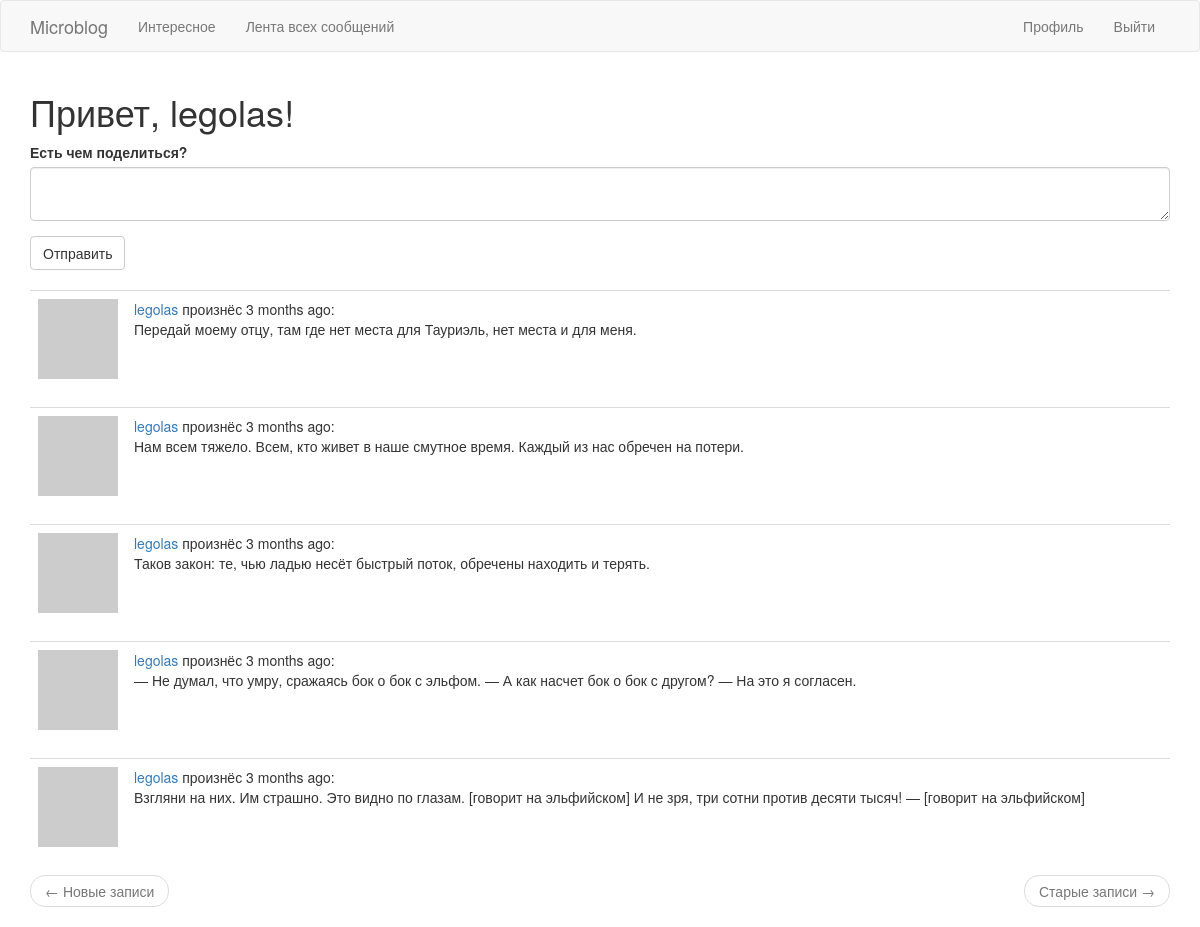
The page /index (signed in) on the database its author committed.
### app/models.py (models this page shows, shortened)
class User(UserMixin, db.Model):
	id = db.Column(db.Integer, primary_key=True)
	username = db.Column(db.String(64), index=True, unique=True)
	email = db.Column(db.String(120), index=True, unique=True)
	password_hash = db.Column(db.String(128))
	posts = db.relationship('Post', backref='author', lazy='dynamic')
	about_me = db.Column(db.String(140))
	last_seen = db.Column(db.DateTime, default=datetime.utcnow)
	followed = db.relationship(
		'User',
		secondary=followers,
		primaryjoin=(followers.c.follower_id == id),
		secondaryjoin=(followers.c.followed_id == id),
		backref=db.backref('followers', lazy='dynamic'),
		lazy='dynamic'
	)
	def avatar(self, size):
		digest = md5(self.email.lower().encode('utf-8')).hexdigest()
		return 'https://www.gravatar.com/avatar/{}?d=identicon&s={}'.format(digest, size)
	def followed_posts(self):
		followed = Post.query.join(
			followers,
			(followers.c.followed_id == Post.user_id)).filter(
				followers.c.follower_id == self.id
			)
		own = Post.query.filter_by(user_id=self.id)
		return followed.union(own).order_by(Post.timestamp.desc())

class Post(db.Model):
	id = db.Column(db.Integer, primary_key=True)
	body = db.Column(db.String(140))
	timestamp = db.Column(db.DateTime, index=True, default=datetime.utcnow)
	user_id = db.Column(db.Integer, db.ForeignKey('user.id'))

### app/routes.py (the view)
@app.route('/', methods=['GET', 'POST'])
@app.route('/index', methods=['GET', 'POST'])
@login_required
def index():
    form = PostForm()
    if form.validate_on_submit():
    	post = Post(body=form.post.data, author=current_user)
    	db.session.add(post)
    	db.session.commit()
    	flash('Ваша мысль материализовалась!')
    	return redirect(url_for('index'))
    page = request.args.get('page', 1, type=int)
    posts = current_user.followed_posts().paginate(
    	page=page,
    	per_page=app.config['POSTS_PER_PAGE'],
    	error_out=False
    )
    next_url = url_for('index', page=posts.next_num) \
    	if posts.has_next else None
    prev_url = url_for('index', page=posts.prev_num) \
    	if posts.has_prev else None
    return render_template('index.html',
    	title='Iндекс',
    	posts=posts.items,
    	form=form,
    	next_url=next_url,
    	prev_url=prev_url)

### app/forms.py
class PostForm(FlaskForm):
	post = TextAreaField('Есть чем поделиться?',
		validators=[DataRequired(), Length(min=1, max=140)])
	submit = SubmitField('Отправить')

### app/models.py (called while the page is built)
@login.user_loader
def load_user(id):
	return User.query.get(int(id))

### app/routes.py (called while the page is built)
@app.before_request
def before_request():
	if current_user.is_authenticated:
		current_user.last_seen = datetime.utcnow()
		db.session.commit()

### app/templates/index.html
{% extends "base.html" %}
{% import 'bootstrap/wtf.html' as wtf %}
{% block app_content %}
    {% if current_user.is_anonymous %}
    <h1>Привет, Anonymous!</h1>
    {% else %}
    <h1>Привет, {{ current_user.username }}!</h1>
    {% endif %}
    {% if form %}
    {{ wtf.quick_form(form) }}
    <br>
    {% endif %}
    {% for post in posts %}
        {% include '_post.html' %}
    {% endfor %}
    <nav aria-label="...">
        <ul class="pager">
            <li class="previous{% if not prev_url %} disabled{% endif %}">
                <a href="{{ prev_url or '#' }}">
                    <span aria-hidden="true">&larr;</span> Новые записи
                </a>
            </li>
            <li class="next{% if not next_url %} disabled{% endif %}">
                <a href="{{ next_url or '#' }}">
                    Старые записи <span aria-hidden="true">&rarr;</span>
                </a>
            </li>
        </ul>
    </nav>
{% endblock %}

### app/templates/_post.html
    <table class="table table-hover">
        <tr>
            <td width="70px">
                <a href="{{ url_for('user', username=post.author.username) }}">
                    <img src="{{ post.author.avatar(70) }}" />
                </a>
            </td>
            <td>
                <a href="{{ url_for('user', username=post.author.username) }}">
                    {{ post.author.username }}
                </a>
                произнёс {{ moment(post.timestamp).fromNow() }}:
                <br>
                {{ post.body }}
            </td>
        </tr>
    </table>

### rows shown on the page
User: username "legolas"
Post: author.username "legolas", timestamp "3 months ago", body "Передай моему отцу, там где нет места для Тауриэль, нет места и для меня."
Post: author.username "legolas", timestamp "3 months ago", body "Нам всем тяжело. Всем, кто живет в наше смутное время. Каждый из нас обречен на потери."
Post: author.username "legolas", timestamp "3 months ago", body "Таков закон: те, чью ладью несёт быстрый поток, обречены находить и терять."
Post: author.username "legolas", timestamp "3 months ago", body "— Не думал, что умру, сражаясь бок о бок с эльфом. — А как насчет бок о бок с другом? — На это я согласен."
Post: author.username "legolas", timestamp "3 months ago", body "Взгляни на них. Им страшно. Это видно по глазам. [говорит на эльфийском] И не зря, три сотни против десяти тысяч! — [говорит на эльфийском]"
